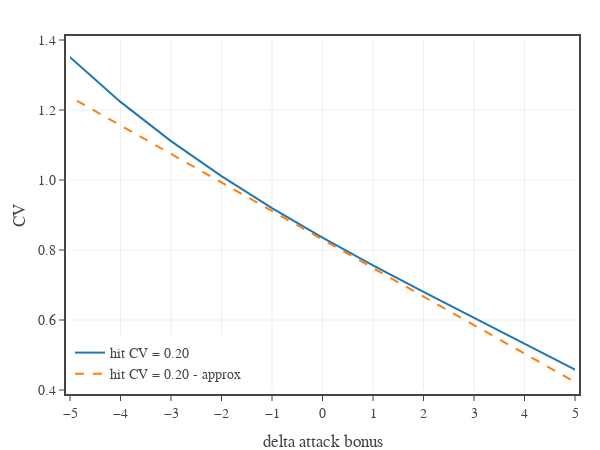

Here is the notebook cell this chart was saved with:
### Code cell
# approximate attack damage CV vs delta attack bonus

# create figure
fig = go.Figure(
    layout=go.Layout(
        template=tfb.FIG_TEMPLATE,
        margin=dict(l=70, r=25, b=60, t=40, pad=4),
        xaxis=dict(
            title_text='delta attack bonus',
            tick0=0, dtick=1,
            minor=dict(tick0=0, dtick=1),
            range=[-5,5],
        ),
        yaxis=dict(
            title_text='CV',
            tickformat='.1f',
            range=[0.4,1.4],
        ),
        legend=dict(
            xanchor='left', yanchor='bottom',
            x=0.00, y=0.00,
            orientation='v',
            tracegroupgap=0,
        )
    )
)

c = 2.0
p_crit = 1.0/20
p_hit = np.linspace(0,18,19)/20.0
for CV in [0.2]:
    dp_hit =  p_hit - 0.6

    fig.add_trace(go.Scatter(
        x=20*dp_hit, 
        y=np.sqrt(((CV*CV)*(p_hit + 4*p_crit) + (p_hit + p_crit*c*c - (p_hit + p_crit*c)**2))/((p_hit + p_crit*c)**2)),
        name=f'hit CV = {CV:.2f}',
        mode='lines',
        hovertemplate=
            f'hit CV {CV:.2f}<br>'+
            'hit + crit probability %{x:.2f}<br>'+
            'attack CV %{y:.2f}<extra></extra>'
    ))

    
    fig.add_trace(go.Scatter(
        x=20*dp_hit, 
        #y=np.sqrt((10/7)*((31/70) + CV**2 - 4*(4/10)*((p_hit-0.6)/0.7))),
        #y=np.sqrt(((0.7 + dp_hit)*CV**2 + 0.8 + dp_hit - (0.7 + dp_hit)**2)/((0.7 + dp_hit)**2)),
        #y=np.sqrt((0.31 + 0.7*CV**2 - 0.4*dp_hit + dp_hit*CV**2 - dp_hit**2)/((0.7 + dp_hit)**2)),
        #y=np.sqrt((0.31 + 0.7*CV**2 - 0.4*dp_hit)/((0.7 + dp_hit)**2)),
        #y=(10/7)*np.sqrt((0.31 + 0.7*CV**2 - (9/7)*dp_hit)),
        #y=(10/7)*np.sqrt((0.31 + 0.7*CV**2 - (9/7)*dp_hit + (44/49)*dp_hit**2)),
        y=0.83 + 0.34*(CV - 0.2) - 1.63*dp_hit,
        name=f'hit CV = {CV:.2f} - approx',
        mode='lines',
        line=dict(dash='dash'),
        hovertemplate=
            f'hit CV {CV:.2f}<br>'+
            'hit + crit probability %{x:.2f}<br>'+
            'attack CV %{y:.2f}<extra></extra>'
    ))


# show figure
fig.update_layout(width=600, height=450, barmode='group')
fig.show(config=tfb.FIG_CONFIG)

# save figures
if SAVEFIGS:
    fig.update_layout(autosize=True, width=None, height=None)
    #tfb.save_fig_html(fig, format='large', name=f'./fig-attack-cv-vs-hit-large')
    #tfb.save_fig_html(fig, format='small', name=f'./fig-attack-cv-vs-hit-small')

### Figure 1 — Plotly figure (JSON) as saved in the notebook; plotly's stock layout.template omitted (floating-point values rounded to 4 significant figures)
{"data": [{"hovertemplate": "hit CV 0.20<br>hit + crit probability %{x:.2f}<br>attack CV %{y:.2f}<extra></extra>", "mode": "lines", "name": "hit CV = 0.20", "type": "scatter", "x": [-12, -11.0, -10, -9, -8.0, -7, -6, -5, -4.0, -3.0, -2.0, -1.0, 0, 1.0, 2.0, 3.0, 4.0, 5, 6.0], "y": [4.45, 3.249, 2.608, 2.196, 1.903, 1.679, 1.5, 1.351, 1.223, 1.111, 1.011, 0.9199, 0.8354, 0.756, 0.6801, 0.6062, 0.5329, 0.4582, 0.3795]}, {"hovertemplate": "hit CV 0.20<br>hit + crit probability %{x:.2f}<br>attack CV %{y:.2f}<extra></extra>", "line": {"dash": "dash"}, "mode": "lines", "name": "hit CV = 0.20 - approx", "type": "scatter", "x": [-12, -11.0, -10, -9, -8.0, -7, -6, -5, -4.0, -3.0, -2.0, -1.0, 0, 1.0, 2.0, 3.0, 4.0, 5, 6.0], "y": [1.808, 1.726, 1.645, 1.563, 1.482, 1.4, 1.319, 1.237, 1.156, 1.075, 0.993, 0.9115, 0.83, 0.7485, 0.667, 0.5855, 0.504, 0.4225, 0.341]}], "layout": {"barmode": "group", "height": 450, "legend": {"orientation": "v", "tracegroupgap": 0, "x": 0, "xanchor": "left", "y": 0, "yanchor": "bottom"}, "margin": {"b": 60, "l": 70, "pad": 4, "r": 25, "t": 40}, "width": 600, "xaxis": {"dtick": 1, "minor": {"dtick": 1, "tick0": 0}, "range": [-5, 5], "tick0": 0, "title": {"text": "delta attack bonus"}}, "yaxis": {"range": [0.4, 1.4], "tickformat": ".1f", "title": {"text": "CV"}}}}
